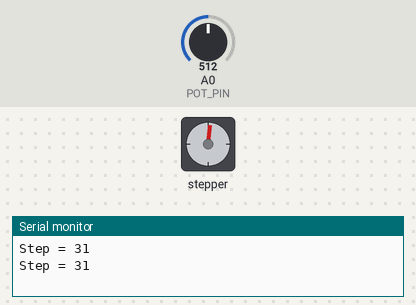
Simulated run of this sketch. Board: Arduino Uno, built with avr-gcc and run on an emulated ATmega328P. Parts: stepper motor, the last lines printed to the serial monitor. Inputs (shaded band) come from the test bench; at power-on: A0 (POT_PIN) = 512. Stepper angles assume 2048 steps per turn.

Above: at 5.7 s.
5.8 s: A0 (POT_PIN) set to 900
At 15.2 s:
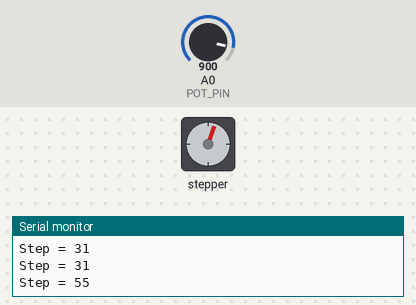
16.1 s: A0 (POT_PIN) set to 122
21.9 s: A0 (POT_PIN) set to 306
28.8 s: A0 (POT_PIN) set to 716
At 39.8 s:
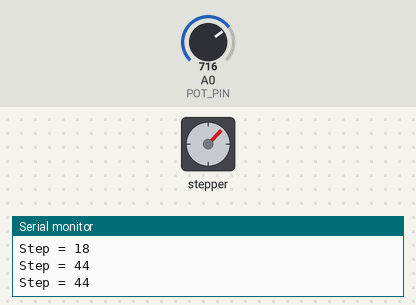
Timing chart, 0 to 56.0 s (numbered marks = the images above; inputs shaded):
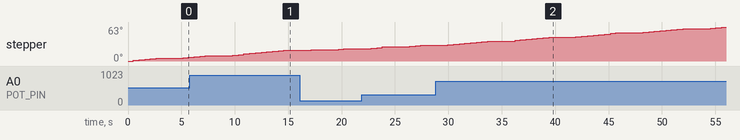

The sketch:

app.ino
```cpp
#include <Stepper.h>

#define POT_PIN A0
#define STEPS_AMOUNT 64


Stepper myStepper(STEPS_AMOUNT, 8,9,10,11);


void setup() {
    myStepper.setSpeed(10);
    pinMode(POT_PIN, INPUT);
    Serial.begin(115200);
}


void loop() {
    int value = analogRead(POT_PIN);
    int mV = map(value, 0, 1023, 0, 3300);
    int step = map(mV, 0, 3300, 0, STEPS_AMOUNT - 1);

    Serial.print("Step = ");
    Serial.println(step);
    myStepper.step(step);
    delay(2000);
}
```
